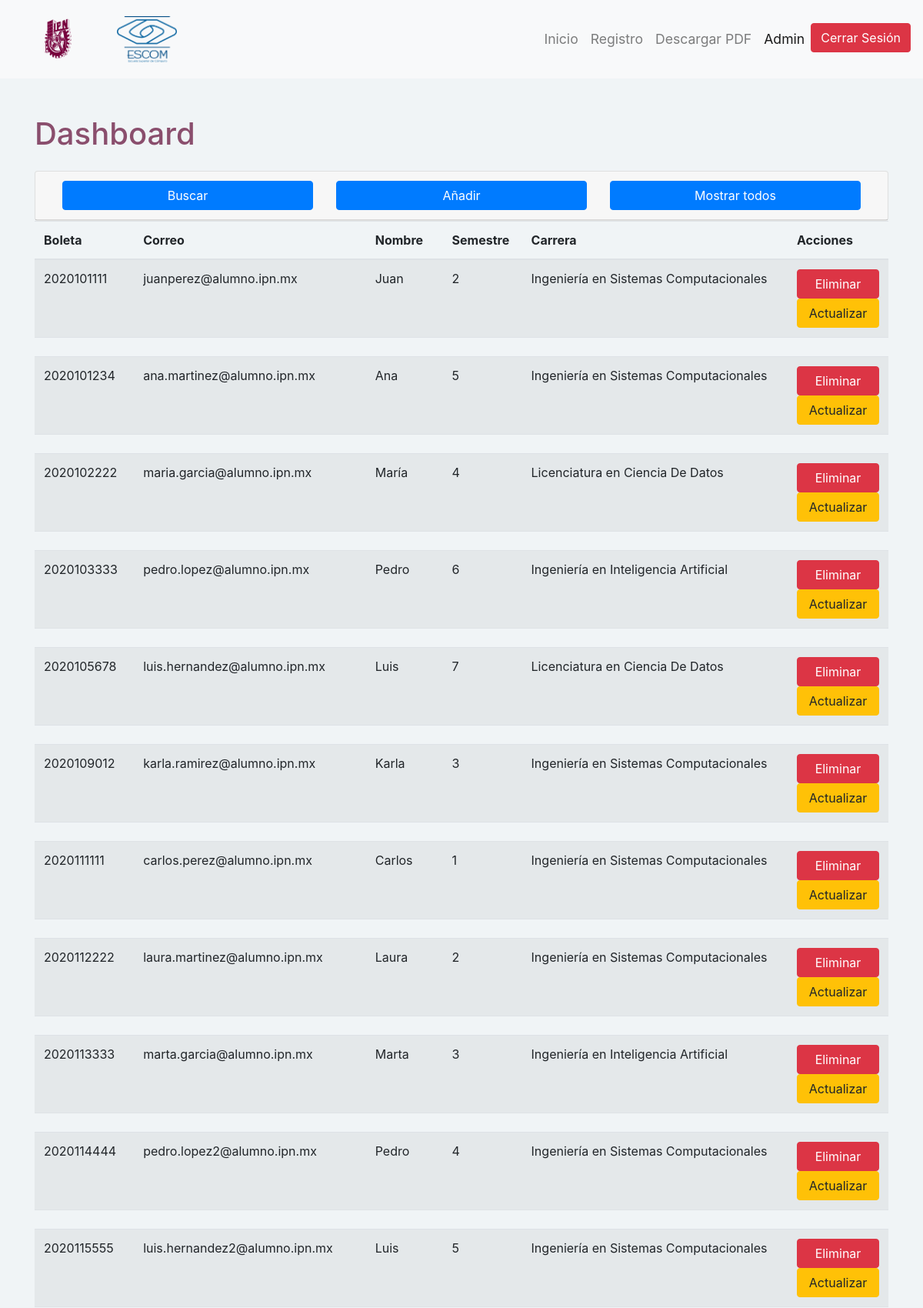
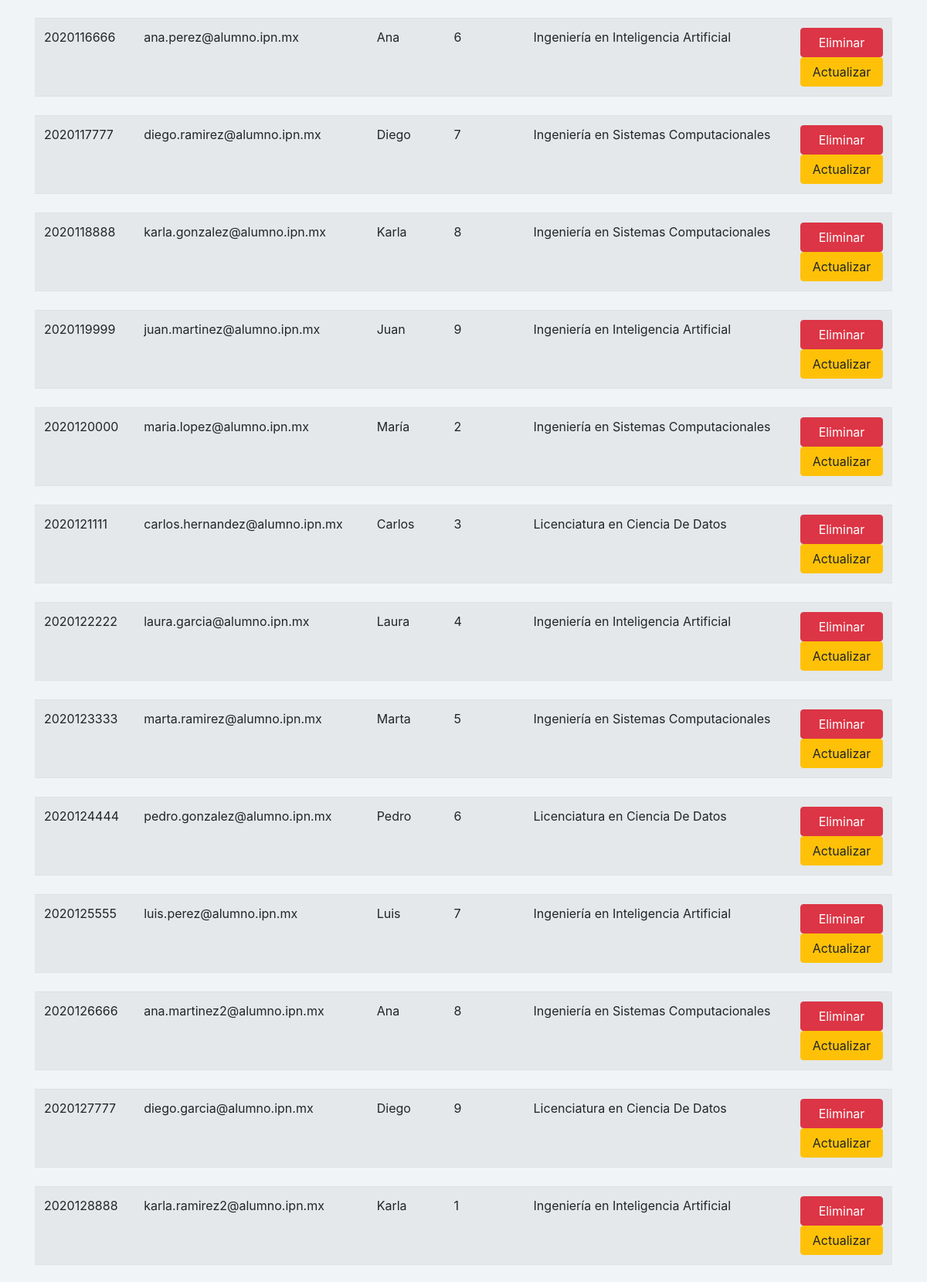
Screenshot of /audio/registrodedatos_equipo3/php/admin.php (signed in, upper part) with the database file from the repository (2 pictures, top to bottom).
### tables this page shows
CREATE TABLE `alumno` (
  `boleta` varchar(10) NOT NULL,
  `nombre` varchar(64) NOT NULL,
  `primerApe` varchar(64) NOT NULL,
  `segundoApe` varchar(64) DEFAULT NULL,
  `telefono` varchar(10) NOT NULL,
  `semestre` int(11) NOT NULL,
  `carrera` varchar(64) NOT NULL,
  `correo_electronico` varchar(64) NOT NULL,
  `contrasena` varchar(32) NOT NULL,
  `tutor_preferido` enum('hombre','mujer') NOT NULL
);

### audio/registrodedatos_equipo3/php/admin.php (the view, shortened to what this page needs)
<?php
$host = "localhost";
$db   = "registro_tutorias";
$user = "root";
$pass = "";
$conexion = new mysqli($host, $user, $pass, $db);
$read_executed = false;
if (!$read_executed) {
    $query = "SELECT * FROM alumno;";
    $result = mysqli_query($conexion, $query);
}
?>
<!DOCTYPE html>
<html lang="es">
<head>
    <link rel="stylesheet" href="../css/bootstrap.min.css">
    <link rel="stylesheet" href="../css/styles.css">
</head>
<body>
    <nav class="navbar navbar-expand-lg navbar-light bg-light">
        <div class="d-flex">
            <a class="navbar-brand" href="https://www.ipn.mx/" target="_blank">
                <img src="../resources/img/logo_ipn.png" alt="IPN" style="height: 60px;" class="d-inline-block align-top">
            </a>
            <a class="navbar-brand" href="https://www.escom.ipn.mx/" target="_blank">
                <img src="../resources/img/logo_escom.png" alt="ESCOM" style="height: 60px;" class="d-inline-block align-top">
            </a>
        </div>
        <div class="collapse navbar-collapse" id="navbarNav">
            <ul class="navbar-nav ml-auto">
                <li class="nav-item">
                    <a class="nav-link" href="session_destroyIndex.php">Inicio</a>
                </li>
                <li class="nav-item">
                    <a class="nav-link" href="session_destroyRegistro.php">Registro</a>
                </li>
                <li class="nav-item">
                    <a class="nav-link" href="session_destroyPDF.php">Descargar PDF</a>
                </li>
                <li class="nav-item active">
                    <a class="nav-link" href="admin.php">Admin</a>
                </li>
                <li class="nav-item">
                    <form method="post" class="d-inline">
                        <button class="btn btn-danger" type="submit">Cerrar Sesión</button>
                    </form>
                </li>
            </ul>
        </div>
    </nav>
    <div class="container mt-5">
        <h1 class="mb-4">Dashboard</h1>
        <div class="card">
            <div class="card-header">
                <div class="container">
                    <div class="row">
                        <div class="col-sm">
                            <button class="btn btn-primary w-100" type="button" data-toggle="collapse" data-target="#searchForm" aria-expanded="false" aria-controls="searchForm">Buscar</button>
                        </div>
                        <div class="col-sm">
                            <button class="btn btn-primary w-100" type="button" data-toggle="collapse" data-target="#addForm" aria-expanded="false" aria-controls="addForm">Añadir</button>
                        </div>
                        <div class="col-sm">
                            <form method="post" class="d-inline w-100">
                                <button class="btn btn-primary w-100" type="submit">Mostrar todos</button>
                            </form>
                        </div>
                    </div>
                </div>
            </div>
        </div>
        <div class="accordion" id="accordionExample">
            <div class="table-responsive">
            <table class="table table-striped">
                <thead>
                    <tr>
                        <th>Boleta</th>
                        <th class="d-none d-md-table-cell">Correo</th>
                        <th class="d-none d-lg-table-cell">Nombre</th>
                        <th class="d-none d-lg-table-cell">Semestre</th>
                        <th class="d-none d-xl-table-cell">Carrera</th>
                        <th class="d-none d-md-table-cell">Acciones</th>
                    </tr>
                </thead>
                <tbody>
                    <?php $i = 0; while($row = $result->fetch_assoc()): $i++; ?>
                        <tr>
                            <td><?php echo $row['boleta']; ?></td>
                            <td class="d-none d-md-table-cell"><?php echo $row['correo_electronico']; ?></td>
                            <td class="d-none d-lg-table-cell"><?php echo $row['nombre']; ?></td>
                            <td class="d-none d-lg-table-cell"><?php echo $row['semestre']; ?></td>
                            <td class="d-none d-xl-table-cell"><?php echo $row['carrera']; ?></td>
                            <td>
                                <form method="post" class="d-block">
                                    <button class="btn btn-danger btn-block" type="submit">Eliminar</button>
                                </form>
                            <button class="btn btn-warning btn-block" type="button" data-toggle="collapse" data-target="#collapse<?php echo $i; ?>" aria-expanded="false" aria-controls="collapse<?php echo $i; ?>">Actualizar</button>                            </td>
                        </tr>
                        <tr>
                            <td colspan="6">
                            </td>
                        </tr>
                    <?php endwhile; ?>
                </tbody>
            </table>
        </div>
    </div>
</body>
</html>

### audio/registrodedatos_equipo3/css/styles.css (style rules this page uses)
.card { margin-top: 1rem; }
.navbar { padding: 1rem 1rem; }
.navbar-brand img { height: 40px; margin-left: 2rem; }
.nav-link { font-size: 1.1rem; }
body { background-color: rgba(207, 219, 227, 0.300); }

### rows the page displays
alumno: boleta "2020101111", correo_electronico "juanperez@alumno.ipn.mx", nombre "Juan", semestre "2", carrera "Ingeniería en Sistemas Computacionales"
alumno: boleta "2020101234", correo_electronico "ana.martinez@alumno.ipn.mx", nombre "Ana", semestre "5", carrera "Ingeniería en Sistemas Computacionales"
alumno: boleta "2020102222", correo_electronico "maria.garcia@alumno.ipn.mx", nombre "María", semestre "4", carrera "Licenciatura en Ciencia De Datos"
alumno: boleta "2020103333", correo_electronico "pedro.lopez@alumno.ipn.mx", nombre "Pedro", semestre "6", carrera "Ingeniería en Inteligencia Artificial"
alumno: boleta "2020105678", correo_electronico "luis.hernandez@alumno.ipn.mx", nombre "Luis", semestre "7", carrera "Licenciatura en Ciencia De Datos"
alumno: boleta "2020109012", correo_electronico "karla.ramirez@alumno.ipn.mx", nombre "Karla", semestre "3", carrera "Ingeniería en Sistemas Computacionales"
alumno: boleta "2020111111", correo_electronico "carlos.perez@alumno.ipn.mx", nombre "Carlos", semestre "1", carrera "Ingeniería en Sistemas Computacionales"
alumno: boleta "2020112222", correo_electronico "laura.martinez@alumno.ipn.mx", nombre "Laura", semestre "2", carrera "Ingeniería en Sistemas Computacionales"
alumno: boleta "2020113333", correo_electronico "marta.garcia@alumno.ipn.mx", nombre "Marta", semestre "3", carrera "Ingeniería en Inteligencia Artificial"
alumno: boleta "2020114444", correo_electronico "pedro.lopez2@alumno.ipn.mx", nombre "Pedro", semestre "4", carrera "Ingeniería en Sistemas Computacionales"
alumno: boleta "2020115555", correo_electronico "luis.hernandez2@alumno.ipn.mx", nombre "Luis", semestre "5", carrera "Ingeniería en Sistemas Computacionales"
alumno: boleta "2020116666", correo_electronico "ana.perez@alumno.ipn.mx", nombre "Ana", semestre "6", carrera "Ingeniería en Inteligencia Artificial"
alumno: boleta "2020117777", correo_electronico "diego.ramirez@alumno.ipn.mx", nombre "Diego", semestre "7", carrera "Ingeniería en Sistemas Computacionales"
alumno: boleta "2020118888", correo_electronico "karla.gonzalez@alumno.ipn.mx", nombre "Karla", semestre "8", carrera "Ingeniería en Sistemas Computacionales"
alumno: boleta "2020119999", correo_electronico "juan.martinez@alumno.ipn.mx", nombre "Juan", semestre "9", carrera "Ingeniería en Inteligencia Artificial"
alumno: boleta "2020120000", correo_electronico "maria.lopez@alumno.ipn.mx", nombre "María", semestre "2", carrera "Ingeniería en Sistemas Computacionales"
alumno: boleta "2020121111", correo_electronico "carlos.hernandez@alumno.ipn.mx", nombre "Carlos", semestre "3", carrera "Licenciatura en Ciencia De Datos"
alumno: boleta "2020122222", correo_electronico "laura.garcia@alumno.ipn.mx", nombre "Laura", semestre "4", carrera "Ingeniería en Inteligencia Artificial"
alumno: boleta "2020123333", correo_electronico "marta.ramirez@alumno.ipn.mx", nombre "Marta", semestre "5", carrera "Ingeniería en Sistemas Computacionales"
alumno: boleta "2020124444", correo_electronico "pedro.gonzalez@alumno.ipn.mx", nombre "Pedro", semestre "6", carrera "Licenciatura en Ciencia De Datos"
alumno: boleta "2020125555", correo_electronico "luis.perez@alumno.ipn.mx", nombre "Luis", semestre "7", carrera "Ingeniería en Inteligencia Artificial"
alumno: boleta "2020126666", correo_electronico "ana.martinez2@alumno.ipn.mx", nombre "Ana", semestre "8", carrera "Ingeniería en Sistemas Computacionales"
alumno: boleta "2020127777", correo_electronico "diego.garcia@alumno.ipn.mx", nombre "Diego", semestre "9", carrera "Licenciatura en Ciencia De Datos"
alumno: boleta "2020128888", correo_electronico "karla.ramirez2@alumno.ipn.mx", nombre "Karla", semestre "1", carrera "Ingeniería en Inteligencia Artificial"
